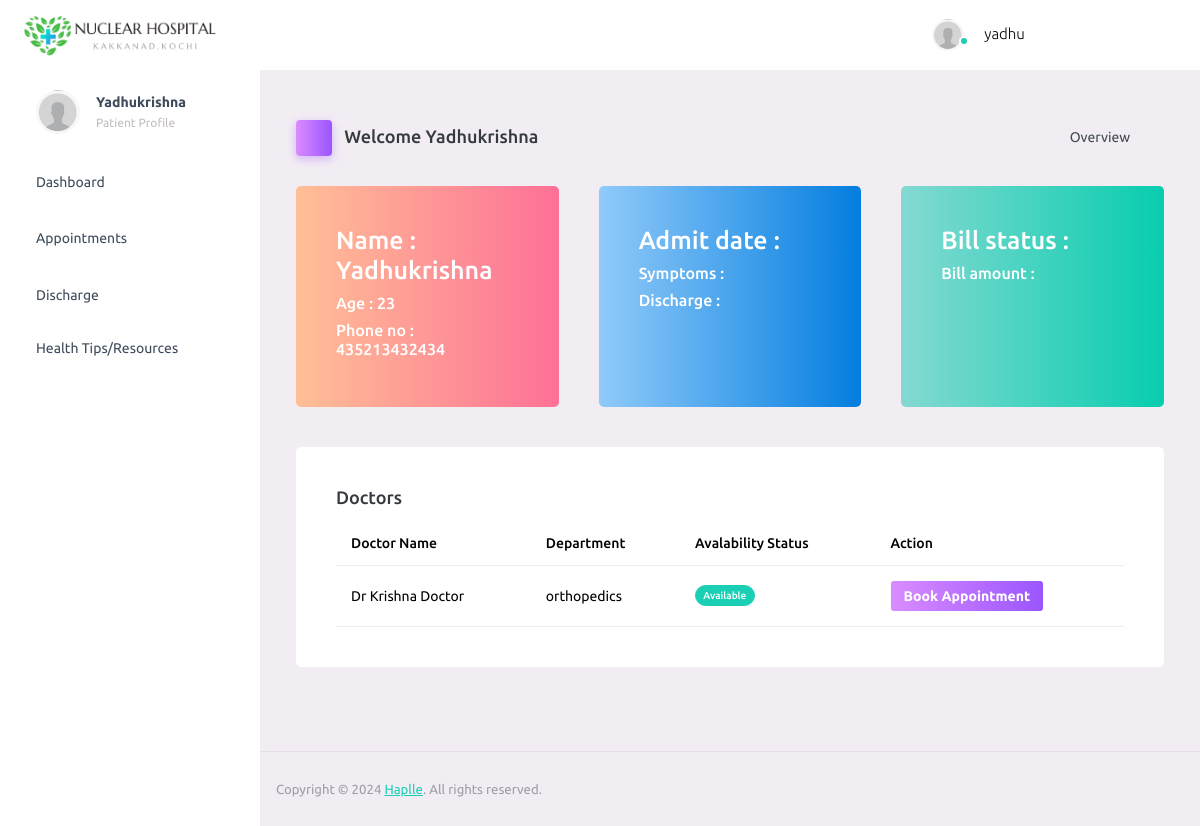
The app's page /patient-dashboard/ (signed in) with its own data.
### hospital/models.py (models this page shows, shortened)
class UserProfile(models.Model):
    USER_TYPE_CHOICES = (
        ('patient', 'Patient'),
        ('doctor', 'Doctor'),
        ('admin', 'Admin'),
    )
    DEPARTMENTS = (
        ('cardiology', 'Cardiology'),
        ('neurology', 'Neurology'),
        ('oncology', 'Oncology'),
        ('orthopedics', 'Orthopedics'),
        ('pediatrics', 'Pediatrics'),
        ('gynaecology', 'Gynaecology'),
        ('general', 'General'),
        ('emergency', 'Emergency'),
    )
    STATUS = (
        ('pending', 'Pending'),
        ('confirmed', 'Confirmed'),
        ('cancelled', 'Cancelled'),
    )
    user = models.OneToOneField(User, on_delete=models.CASCADE, related_name='profile')
    username = models.CharField(max_length=20, blank=True, null=True)
    name = models.CharField(max_length=20, blank=True, null=True)
    age = models.IntegerField(blank=True, null=True)
    address = models.TextField(blank=True, null=True)
    email = models.EmailField(max_length=50, blank=True, null=True)
    department = models .CharField(max_length=20, choices=DEPARTMENTS, blank=True, null=True)
    phone_no = models.CharField(max_length=20, blank=True, null=True)
    first_name = models.CharField(max_length=20, blank=True, null=True)
    last_name = models.CharField(max_length=20, blank=True, null=True)
    user_type = models.CharField(max_length=10, choices=USER_TYPE_CHOICES)
    status = models.CharField(max_length=10, choices=STATUS, default='pending')
    doctor_availability = models.BooleanField(default=False)

### hospital/views.py (the view)
# urls.py: path('patient-dashboard/', views.patient_dashboard_view, name='patient_dashboard'),
@login_required
def patient_dashboard_view(request):
    user = request.user
    user_profile = get_object_or_404(UserProfile, user=user)
    doctors = UserProfile.objects.filter(user_type='doctor')
    if user_profile.name == None or user_profile.name == '' or user_profile.address == None :
        return redirect('update_profile')
    return render(request, 'patient/dashboard.html',{'user_profile': user_profile ,'doctors':doctors})

### hospital/templates/patient/dashboard.html (shortened to what this page needs)
<!DOCTYPE html>
<html lang="en">
  <head>
    {% load static %}
    <link rel="stylesheet" href="{% static 'patient/assets/vendors/mdi/css/materialdesignicons.min.css' %}">
    <link rel="stylesheet" href="{% static 'patient/assets/vendors/ti-icons/css/themify-icons.css' %}">
    <link rel="stylesheet" href="{% static 'patient/assets/vendors/css/vendor.bundle.base.css' %}">
    <link rel="stylesheet" href="{% static 'patient/assets/vendors/font-awesome/css/font-awesome.min.css' %}">
    <link rel="stylesheet" href="{% static 'patient/assets/vendors/font-awesome/css/font-awesome.min.css' %}" />
    <link rel="stylesheet" href="{% static 'patient/assets/vendors/bootstrap-datepicker/bootstrap-datepicker.min.css' %}">
    <link rel="stylesheet" href="{% static 'patient/assets/css/style.css' %}">
  </head>
  <body>
    <div class="container-scroller">
      <nav class="navbar default-layout-navbar col-lg-12 col-12 p-0 fixed-top d-flex flex-row">
        <div class="text-center navbar-brand-wrapper d-flex align-items-center justify-content-start">
          <a class="" href="index.html"><img src="{% static 'patient/assets/images/logo.png' %}" alt="logo" width="200px" style="margin-left: 20px;"/></a>
        </div>
        <div class="navbar-menu-wrapper d-flex align-items-stretch">
          <button class="navbar-toggler navbar-toggler align-self-center" type="button" data-toggle="minimize">
            <span class="mdi mdi-menu"></span>
          </button>
          <ul class="navbar-nav navbar-nav-right">
            <li class="nav-item nav-profile dropdown">
              <a class="nav-link " href="#" data-bs-toggle="dropdown" aria-expanded="false">
                <div class="nav-profile-img">
                  <img src="{% static 'patient/assets/images/avatar.jpg' %}" alt="image">
                  <span class="availability-status online"></span>
                </div>
                <div class="nav-profile-text">
                  <p class="mb-1 text-black">{{ request.user.username }}</p>
                </div>
              </a>
            </li>
            <li class="nav-item d-none d-lg-block full-screen-link">
              <a class="nav-link">
                <i class="mdi mdi-fullscreen" id="fullscreen-button"></i>
              </a>
            </li>
            <li class="nav-item nav-logout d-none d-lg-block">
              <a class="nav-link" href="{% url 'logout' %}" onclick="return confirmLogout();">
                <i class="mdi mdi-logout"></i>
              </a>
            </li>
          </ul>
        </div>
      </nav>
      <div class="container-fluid page-body-wrapper">
        <nav class="sidebar sidebar-offcanvas" id="sidebar">
          <ul class="nav">
            <li class="nav-item nav-profile">
              <a href="#" class="nav-link">
                <div class="nav-profile-image">
                  <img src="{% static 'patient/assets/images/avatar.jpg' %}" alt="profile" />
                </div>
                <div class="nav-profile-text d-flex flex-column">
                  <span class="font-weight-bold mb-2">{{ user_profile.name }}</span>
                  <span class="text-secondary text-small">Patient Profile</span>
                </div>
                <i class="mdi mdi-bookmark-check text-success nav-profile-badge"></i>
              </a>
            </li>
            <li class="nav-item">
              <a class="nav-link" href="{% url 'patient_dashboard' %}">
                <span class="menu-title">Dashboard</span>
                <i class="mdi mdi-home menu-icon"></i>
              </a>
            </li>
            <li class="nav-item">
              <a class="nav-link" data-bs-toggle="collapse" href="{% url 'appointments' %}" aria-expanded="false" aria-controls="icons">
                <span class="menu-title">Appointments</span>
                <i class="mdi mdi-contacts menu-icon"></i>
              </a>
            </li>
            <li class="nav-item">
              <a class="nav-link" data-bs-toggle="collapse" href="{% url 'discharge' %}" aria-expanded="false" aria-controls="forms">
                <span class="menu-title">Discharge</span>
                <i class="mdi mdi-format-list-bulleted menu-icon"></i>
              </a>
            </li>
            <li class="nav-item">
              <a class="nav-link" data-bs-toggle="collapse" href="{% url 'tips' %}" aria-expanded="false" aria-controls="forms">
                <span class="menu-title">Health Tips/Resources</span>
              </a>
            </li>
          </ul>
        </nav>
        <div class="main-panel">
          <div class="content-wrapper">
            {% block content %}
            <div class="page-header">
              <h3 class="page-title">
                <span class="page-title-icon bg-gradient-primary text-white me-2">
                  <i class="mdi mdi-home"></i>
                </span> Welcome {{ user_profile.name }}
              </h3>
              <nav aria-label="breadcrumb">
                <ul class="breadcrumb">
                  <li class="breadcrumb-item active" aria-current="page">
                    Overview <i class="mdi mdi-alert-circle-outline icon-sm text-primary align-middle"></i>
                  </li>
                </ul>
              </nav>
            </div>
            <div class="row">
              <div class="col-md-4 stretch-card grid-margin">
                <div class="card bg-gradient-danger card-img-holder text-white">
                  <div class="card-body">
                    <h3> Name : {{ user_profile.name }}</h3>
                    <h5>Age : {{ user_profile.age }}</h5>
                    <h5>Phone no : {{ user_profile.phone_no }}</address> </h5>
                  </div>
                </div>
              </div>
              <div class="col-md-4 stretch-card grid-margin">
                <div class="card bg-gradient-info card-img-holder text-white">
                  <div class="card-body">
                    <h3>Admit date : </h3>
                    <h5>Symptoms : </h5>
                    <h5>Discharge : </h5>
                  </div>
                </div>
              </div>
              <div class="col-md-4 stretch-card grid-margin">
                <div class="card bg-gradient-success card-img-holder text-white">
                  <div class="card-body">
                   <h3>Bill status : </h3>
                   <h5>Bill amount : </h5>
                  </div>
                </div>
              </div>
            </div>
            <div class="row">
              <div class="col-12 grid-margin">
                <div class="card">
                  <div class="card-body">
                    <h4 class="card-title"> Doctors</h4>
                    <div class="table-responsive">
                      <table class="table">
                        <thead>
                          <tr>
                            <th> Doctor Name </th>
                            <th> Department </th>
                            <th> Avalability Status  </th>
                            <th> Action </th>
                          </tr>
                        </thead>
                        <tbody>
                          {% for doctor in doctors %}
                          <tr>
                            <td> Dr {{ doctor.name }} </td>
                            <td> {{ doctor.department }} </td>
                            {% if doctor.doctor_availability %}
                            <td> <label for="" class="badge badge-success"> Available</label> </td>
                            {% else %}
                            <td> <label for="" class="badge badge-danger"> On Leave</label></td>
                            {% endif %}
                            <td>
                              {% if doctor.doctor_availability %}
                              <a class="btn btn-gradient-primary btn-sm " href="{% url 'bookappointment' doctor.id %}">Book Appointment</a>
                              {% else %}
                              <a class="btn btn-gradient-primary btn-sm disabled" href="">Book Appointment</a>
                              {% endif %}
                            </td>
                          </tr>
                          {% endfor %}
                        </tbody>
                      </table>
                    </div>
                  </div>
                </div>
              </div>
            </div>
            {% endblock %}
          </div>
          <footer class="footer">
            <div class="d-sm-flex justify-content-center justify-content-sm-between">
              <span class="text-muted text-center text-sm-left d-block d-sm-inline-block">Copyright © 2024 <a href="#" target="_blank">Haplle</a>. All rights reserved.</span>
            </div>
          </footer>
        </div>
      </div>
    </div>
  </body>
</html>

### records on screen
UserProfile: name "Yadhukrishna", age "23", phone_no "435213432434"
UserProfile: name "Krishna Doctor", department "orthopedics", doctor_availability "Available"

### other values on screen
{{ request.user.username }} "yadhu"
